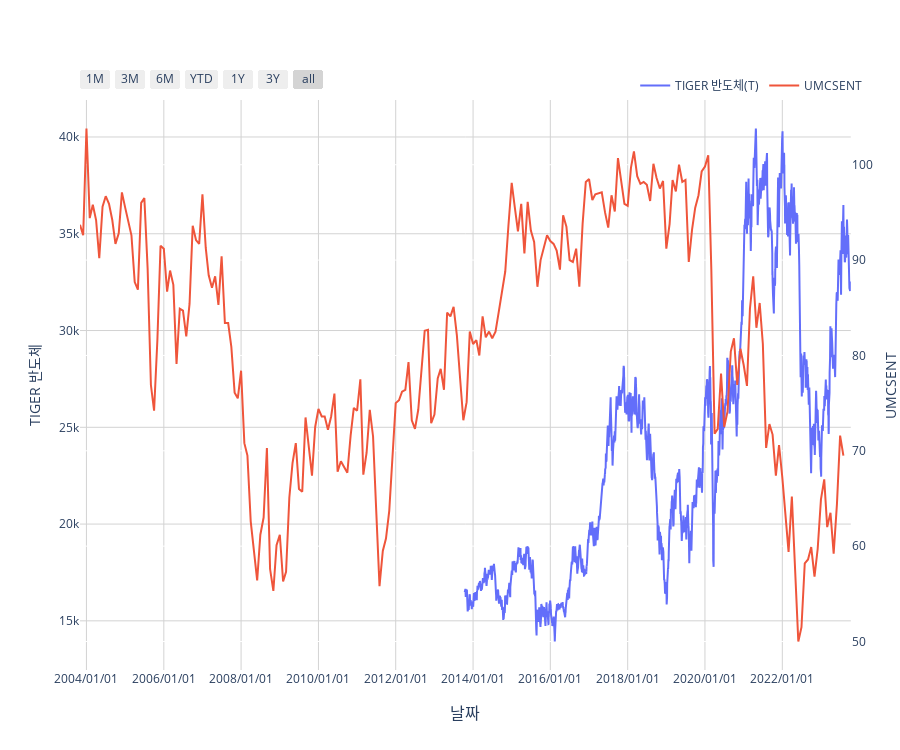

Source (notebook cell):
### Code cell
# etf.quoteType
# etf.bollingerBand.show(
#     height=750
# )
fig = lw.MultiChart.f1x1y2()
fig.add_trace(etf.ohlcv.t(), secondary_y = False)
fig.add_trace(idx(), secondary_y = True)
fig.update_layout(
    height=750,
    yaxis_title=etf.name,
    yaxis2_title=idx.name
)
fig.show()

### Figure 1 — Plotly figure (JSON) as saved in the notebook; plotly's stock layout.template omitted (floating-point values rounded to 4 significant figures; data arrays with more than 128 entries replaced by an {"elided": "..."} marker saying what was removed)
{"data": [{"connectgaps": true, "hovertemplate": "TIGER 반도체(T)<br>%{y}KRW@%{x}<extra></extra>", "mode": "lines", "name": "TIGER 반도체(T)", "showlegend": true, "type": "scatter", "visible": true, "x": {"elided": "2458 str values"}, "xaxis": "x", "xhoverformat": "%Y/%m/%d", "y": {"elided": "2458 float values"}, "yaxis": "y", "yhoverformat": ".2f"}, {"connectgaps": true, "hovertemplate": "UMCSENT<br>%{y}-@%{x}<extra></extra>", "mode": "lines", "name": "UMCSENT", "showlegend": true, "type": "scatter", "visible": true, "x": {"elided": "238 str values"}, "xaxis": "x", "xhoverformat": "%Y/%m/%d", "y": {"elided": "238 float values"}, "yaxis": "y2", "yhoverformat": ".2f"}], "layout": {"annotations": [{"font": {"size": 16}, "showarrow": false, "text": "날짜", "x": 0.47, "xanchor": "center", "xref": "paper", "y": 0, "yanchor": "top", "yref": "paper", "yshift": -30}], "height": 750, "hovermode": "x unified", "legend": {"orientation": "h", "x": 0.96, "xanchor": "right", "y": 1, "yanchor": "bottom"}, "margin": {"r": 0}, "plot_bgcolor": "white", "xaxis": {"anchor": "y", "domain": [0, 0.94], "gridcolor": "lightgrey", "rangeselector": {"buttons": [{"count": 1, "label": "1M", "step": "month", "stepmode": "backward"}, {"count": 3, "label": "3M", "step": "month", "stepmode": "backward"}, {"count": 6, "label": "6M", "step": "month", "stepmode": "backward"}, {"count": 1, "label": "YTD", "step": "year", "stepmode": "todate"}, {"count": 1, "label": "1Y", "step": "year", "stepmode": "backward"}, {"count": 2, "label": "3Y", "step": "year", "stepmode": "backward"}, {"step": "all"}]}, "rangeslider": {"visible": false}, "showgrid": true, "showticklabels": true, "tickformat": "%Y/%m/%d"}, "yaxis": {"anchor": "x", "domain": [0, 1], "gridcolor": "lightgrey", "showgrid": true, "title": {"text": "TIGER 반도체"}}, "yaxis2": {"anchor": "x", "overlaying": "y", "side": "right", "title": {"text": "UMCSENT"}}}}
